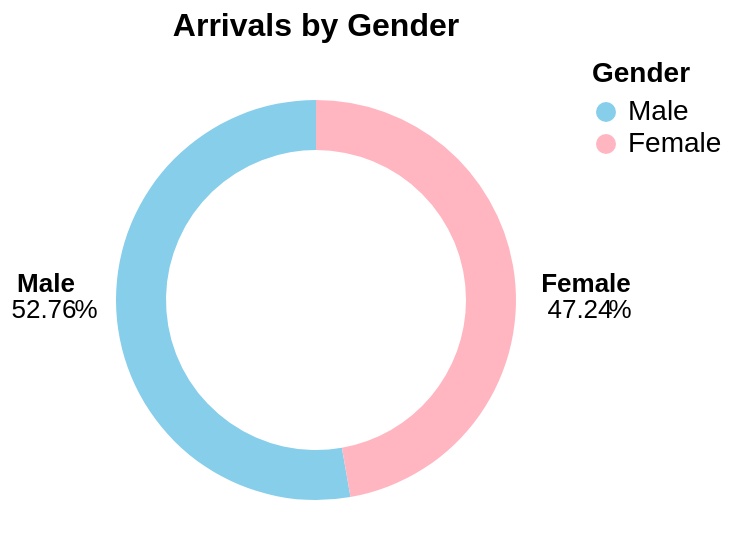

Write a Vega-Lite specification for this figure.
### Vega-Lite specification from a JSON file in a GitHub repository (floating-point values rounded to 4 significant figures)
{"$schema": "https://vega.github.io/schema/vega-lite/v5.json", "description": "Donut chart to show male and female arrivals", "title": {"text": "Arrivals by Gender", "fontSize": 16, "anchor": "middle"}, "width": 230, "height": 250, "data": {"values": [{"gender": "Male", "percentage": 52.76, "count": 1862082, "total": 3528338}, {"gender": "Female", "percentage": 47.24, "count": 1666256, "total": 3528338}]}, "layer": [{"mark": {"type": "arc", "innerRadius": 75, "outerRadius": 100, "tooltip": true}, "encoding": {"theta": {"field": "percentage", "type": "quantitative", "stack": true}, "color": {"field": "gender", "type": "nominal", "scale": {"domain": ["Male", "Female"], "range": ["#87CEEB", "#FFB6C1"]}, "title": "Gender"}, "tooltip": [{"field": "gender", "type": "nominal", "title": "Gender"}, {"field": "total", "type": "quantitative", "title": "Total Arrivals", "format": ","}, {"field": "count", "type": "quantitative", "title": "Total Gender Arrivals", "format": ","}, {"field": "percentage", "type": "quantitative", "title": "Percentage"}]}}, {"mark": {"type": "text", "dx": -136, "dy": 5, "fontSize": 13}, "encoding": {"theta": {"field": "percentage", "type": "quantitative"}, "radius": {"value": 0}, "text": {"condition": {"test": "datum.gender === 'Male'", "field": "percentage", "type": "quantitative", "format": ".2f"}, "else": {"value": ""}}}}, {"mark": {"type": "text", "dx": 132, "dy": 5, "fontSize": 13}, "encoding": {"theta": {"field": "percentage", "type": "quantitative"}, "radius": {"value": 0}, "text": {"condition": {"test": "datum.gender === 'Female'", "field": "percentage", "type": "quantitative", "format": ".2f"}, "else": {"value": ""}}}}, {"mark": {"type": "text", "dx": -135, "dy": -8, "fontWeight": "bold", "fontSize": 13}, "encoding": {"theta": {"field": "gender", "type": "nominal"}, "radius": {"value": 0}, "text": {"condition": {"test": "datum.gender === 'Male'", "field": "gender", "type": "nominal"}, "else": {"value": ""}}}}, {"mark": {"type": "text", "dx": 135, "dy": -8, "fontWeight": "bold", "fontSize": 13}, "encoding": {"theta": {"field": "gender", "type": "nominal"}, "radius": {"value": 0}, "text": {"condition": {"test": "datum.gender === 'Female'", "field": "gender", "type": "nominal"}, "else": {"value": ""}}}}, {"mark": {"type": "text", "dx": -115, "dy": 5, "fontSize": 13}, "encoding": {"theta": {"field": "percentage", "type": "quantitative"}, "radius": {"value": 0}, "text": {"condition": {"test": "datum.gender === 'Male'", "value": "%"}, "else": {"value": ""}}}}, {"mark": {"type": "text", "dx": 152, "dy": 5, "fontSize": 13}, "encoding": {"theta": {"field": "percentage", "type": "quantitative"}, "radius": {"value": 0}, "text": {"condition": {"test": "datum.gender === 'Female'", "value": "%"}, "else": {"value": ""}}}}], "config": {"legend": {"orient": "right", "padding": 5, "labelFontSize": 14, "titleFontSize": 14, "labelPadding": 12}}}
